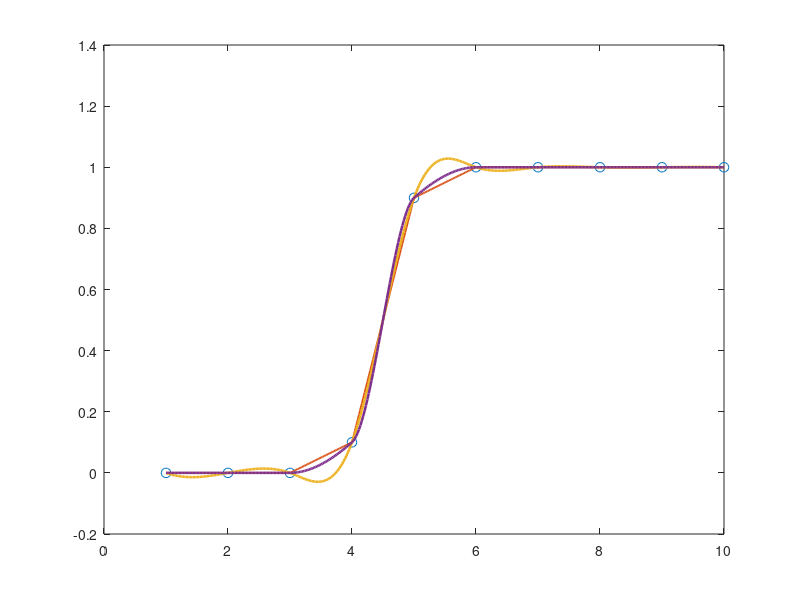

This chart was generated by the following MATLAB code: (Note: this script raises an error after producing the figure.)
% Linear, spline and shape-preserving interpolation through the same step
x = 1:10;
y = [0 0 0 0.1 0.9 1 1 1 1 1];
xq = linspace(1, 10, 400);

lin = interp1(x, y, xq, 'linear');
spl = interp1(x, y, xq, 'spline');
shp = interp1(x, y, xq, 'pchip');
fprintf('Spline overshoot: max %.3f, min %.3f\n', max(spl), min(spl));
fprintf('pchip stays in range: max %.3f, min %.3f\n', max(shp), min(shp));

plot(x, y, 'o', 'MarkerSize', 7);
hold on;
plot(xq, lin, 'LineWidth', 1.4);
plot(xq, spl, 'LineWidth', 1.8);
plot(xq, shp, 'LineWidth', 1.8);
hold off;
yline([0 1], ':');
legend('samples', 'linear', 'spline', 'pchip', 'Location', 'southeast');
title('Interpolating across a step');
xlabel('x');
ylabel('y');
grid on;
